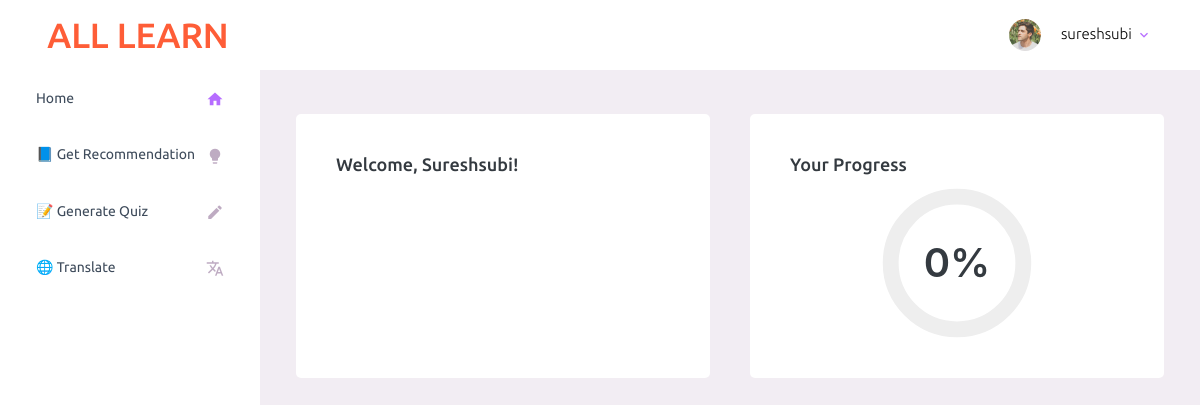
Before: /mypage/ (signed in) with the older database file.
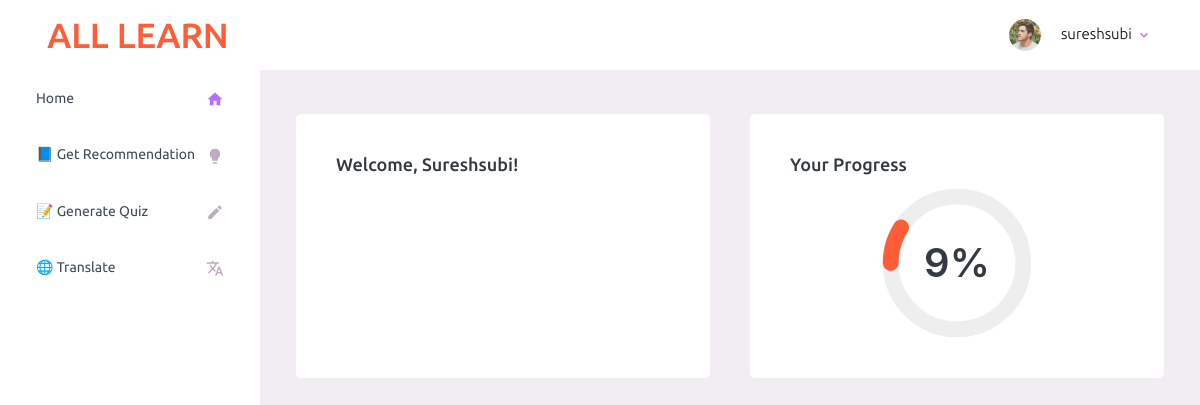
After: the same page with the newer database file.
### core/models.py (models this page shows, shortened)
class StudentProfile(models.Model):
    user = models.OneToOneField(User, on_delete=models.CASCADE)
    preferred_language = models.CharField(max_length=30, default='English')
    progress = models.JSONField(default=dict)
    score = models.IntegerField(default=0)
    last_quiz_topic = models.CharField(max_length=200, blank=True,null=True, default='')
    created_at = models.DateTimeField(auto_now_add=True)

### core/views.py (the view)
# urls.py: path('mypage/', views.mypage_view, name='mypage'),
@login_required
def mypage_view(request):
    student,created = StudentProfile.objects.get_or_create(user=request.user)
    context ={
        'student': student
    }
    return render(request, 'core/mypage.html', context)

### core/templates/core/mypage.html (shortened to what the changed rows need)
{% load static %}
<!DOCTYPE html>
<html lang="en">
<head>
    <link rel="stylesheet" href="{% static 'adminhome/assets/vendors/mdi/css/materialdesignicons.min.css' %}">
    <link rel="stylesheet" href="{% static 'adminhome/assets/vendors/css/vendor.bundle.base.css' %}">
    <link rel="stylesheet" href="{% static 'adminhome/assets/css/style.css' %}">
</head>
<body>
    <nav class="navbar default-layout-navbar col-lg-12 col-12 p-0 fixed-top d-flex flex-row">
        <div class="text-center navbar-brand-wrapper d-flex align-items-center justify-content-center">
            <a class="navbar-brand" href="#">
                <h1 class="m-0 text-primary"><font color="#fe5d37">ALL LEARN</font></h1>
            </a>
        </div>
    </nav>
    <div class="container-fluid page-body-wrapper">
        <div class="main-panel">
            <div class="content-wrapper">
                <div class="row">
                    <div class="col-md-6 grid-margin stretch-card">
    <div class="card">
        <div class="card-body">
            <div class="progress-chart-container">
                <svg viewBox="0 0 36 36" class="circular-chart">
                    <path class="circle-bg"
                        d="M18 2.0845
                           a 15.9155 15.9155 0 0 1 0 31.831
                           a 15.9155 15.9155 0 0 1 0 -31.831"
                    />
                    <path class="circle"
                        stroke-dasharray="100, 100"
                        d="M18 2.0845
                           a 15.9155 15.9155 0 0 1 0 31.831
                           a 15.9155 15.9155 0 0 1 0 -31.831"
                    />
                </svg>
                <span class="progress-score-text">{{ student.score }}%</span>
            </div>
        </div>
    </div>
</div>
            </div>
        </div>
    </div>
</body>
</html>

Changed rows visible on the page:
changed StudentProfile: score "0" → "9"
